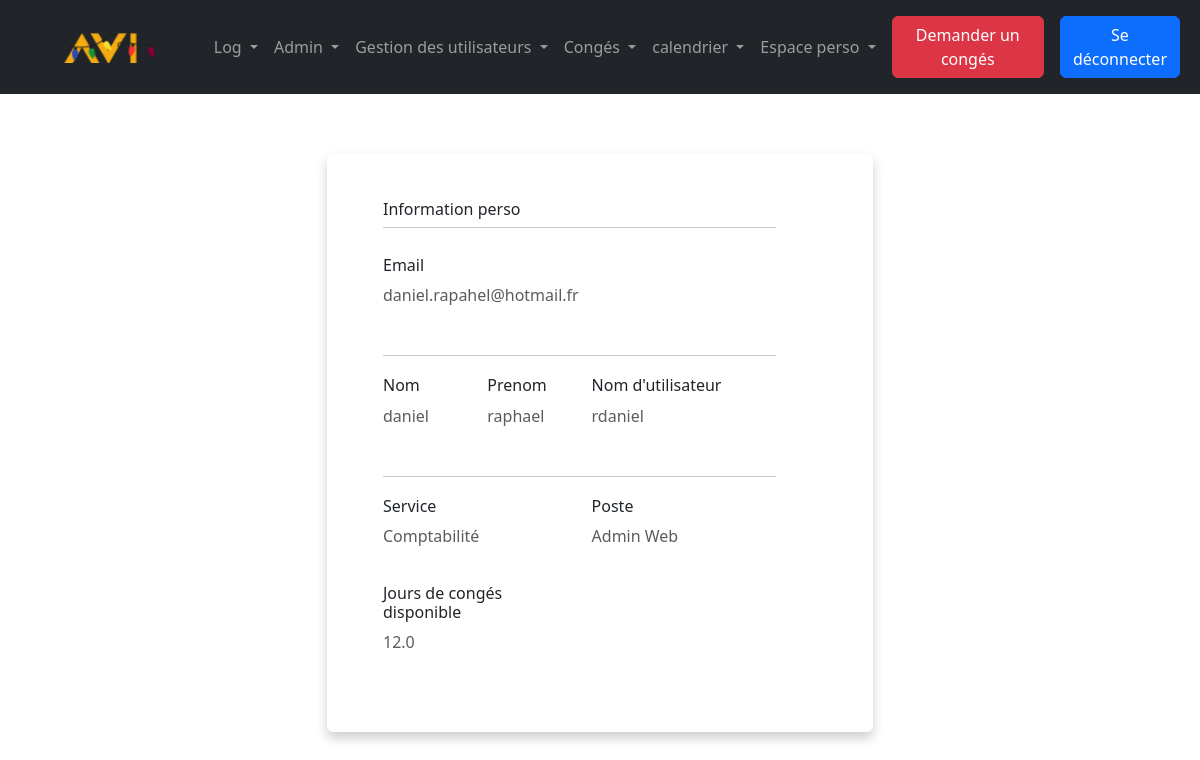
Screenshot of /index.php?action=infoperso&id=3 (signed in) with the database file from the repository.
### tables this page shows
CREATE TABLE `employe` (
  `id_employe` int(11) NOT NULL,
  `nom` varchar(255) NOT NULL,
  `prenom` varchar(255) NOT NULL,
  `username` varchar(255) NOT NULL,
  `email` varchar(255) NOT NULL,
  `telephone` varchar(255) NOT NULL,
  `password` varchar(255) NOT NULL,
  `actif` tinyint(4) NOT NULL,
  `id_poste` int(11) NOT NULL,
  `id_service` int(11) NOT NULL,
  `id_entite` int(11) NOT NULL,
  `conges_dispo` decimal(11,1) NOT NULL
);

CREATE TABLE `service` (
  `id_service` int(11) NOT NULL,
  `libelle` varchar(255) NOT NULL
);

CREATE TABLE `poste` (
  `id_poste` int(11) NOT NULL,
  `libelle` varchar(255) NOT NULL
);

### src/lib/database.php (called while the page is built, shortened)
<?php
class DatabaseConnection
{
    public ?\PDO $database = null;
    public function getConnection(): \PDO
    {
        if ($this->database === null) {
            $this->database = new \PDO('mysql:host=localhost;dbname=intranet;charset=utf8', 'root', '');
        }
        return $this->database;
    }
}

### src/model/User.php (called while the page is built, shortened)
<?php
require_once('src/lib/database.php');
class User_Model
{
        public DatabaseConnection $connection;
        public function getUserPerso(int $id_employe){
            $res= $this->connection->getConnection()->prepare("SELECT id_employe, nom, prenom, username, email,
                                                            P.libelle AS poste, S.libelle AS service, conges_dispo
                                                            FROM employe EM INNER JOIN poste P ON EM.id_poste = P.id_poste
                                                            INNER JOIN service S ON EM.id_service = S.id_service
                                                            WHERE id_employe = :id_employe");
            $res->bindValue(':id_employe', $id_employe);
            $res->execute();
            $row = $res->fetch();
            $user = new User();
            $user->nom = $row['nom'];
            $user->prenom = $row['prenom'];
            $user->username = $row['username'];
            $user->email = $row['email'];
            $user->id_employe = $row['id_employe'];
            $user->poste = $row['poste'];
            $user->service = $row['service'];
            $user->conges_dispo = $row['conges_dispo'];
            return $user;
        }
}

### templates/perso/infoperso.php (the view, shortened to what this page needs)
<section>
  <div class="container">
    <div class="row d-flex justify-content-center align-items-center">
      <div class="col col-lg-6 mb-4 mb-lg-0">
        <div class="card mb-3">
          <div class="row">
            <div class="col-md-11">
              <div class="card-body">
                <h6>Information perso</h6>
                <hr class="mt-0 mb-4">
                <div class="row pt-1">
                  <div class="col-12 mb-3">
                    <h6>Email</h6>
                    <p class="text-muted"><?= $cruds->email ?></p>
                  </div>
                </div>
                <hr>
                <div class="row pt-1">
                  <div class="col-3 mb-3">
                    <h6>Nom</h6>
                    <p class="text-muted"><?= $cruds->nom ?></p>
                  </div>
                  <div class="col-3 mb-3">
                    <h6>Prenom</h6>
                    <p class="text-muted"><?= $cruds->prenom ?></p>
                  </div>
                  <div class="col-6 mb-3">
                    <h6>Nom d'utilisateur</h6>
                    <p class="text-muted"><?= $cruds->username ?></p>
                  </div>
                </div>
                <hr>
                <div class="row pt-1">
                  <div class="col-6 mb-3">
                    <h6>Service</h6>
                    <p class="text-muted"><?= $cruds->service ?></p>
                  </div>
                  <div class="col-6 mb-3">
                    <h6>Poste</h6>
                    <p class="text-muted"><?= $cruds->poste ?></p>
                  </div>
                </div>
                <div class="row pt-1">
                  <div class="col-6 mb-3">
                    <h6>Jours de congés disponible</h6>
                    <p class="text-muted"><?= $cruds->conges_dispo ?></p>
                  </div>
                </div>
              </div>
            </div>
          </div>
        </div>
      </div>
    </div>
  </div>
</section>
<?php require('templates/layout.php') ?>

### assets/css/style.css (style rules this page uses)
.card { padding: 30px 40px; margin-top: 60px; margin-bottom: 60px; border: none !important; box-shadow: 0 6px 12px 0 rgba(0,0,0,0.2) }

### rows the page displays
employe: email "daniel.rapahel@hotmail.fr", nom "daniel", prenom "raphael", username "rdaniel", id_service.libelle "Comptabilité", id_poste.libelle "Admin Web", conges_dispo "12.0"
